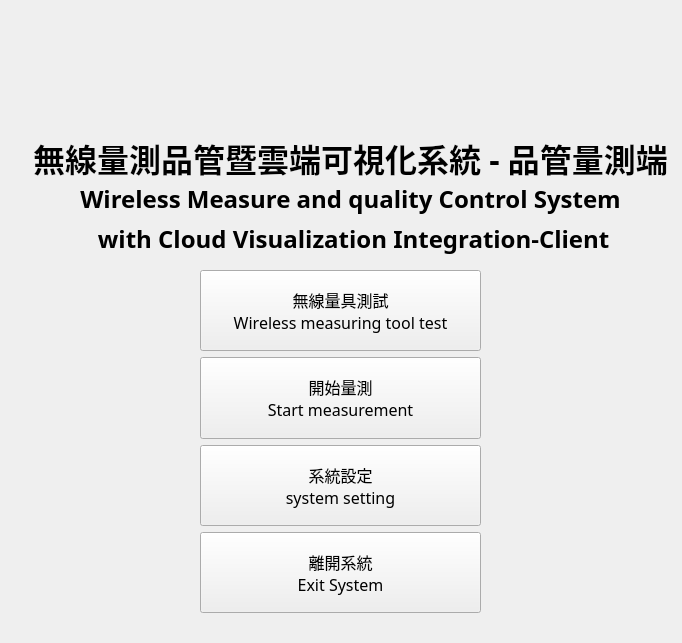
<?xml version="1.0" encoding="UTF-8"?>
<ui version="4.0">
 <class>Form</class>
 <widget class="QWidget" name="Form">
  <property name="geometry">
   <rect>
    <x>0</x>
    <y>0</y>
    <width>682</width>
    <height>643</height>
   </rect>
  </property>
  <property name="windowTitle">
   <string>Form</string>
  </property>
  <widget class="QLabel" name="label">
   <property name="geometry">
    <rect>
     <x>60</x>
     <y>30</y>
     <width>571</width>
     <height>101</height>
    </rect>
   </property>
   <property name="text">
    <string/>
   </property>
   <property name="pixmap">
    <pixmap>:/newPrefix/D:/GitHub/pythonProject/mp_logo.png</pixmap>
   </property>
   <property name="scaledContents">
    <bool>true</bool>
   </property>
  </widget>
  <widget class="QWidget" name="layoutWidget">
   <property name="geometry">
    <rect>
     <x>30</x>
     <y>140</y>
     <width>641</width>
     <height>116</height>
    </rect>
   </property>
   <layout class="QVBoxLayout" name="verticalLayout">
    <item>
     <widget class="QLabel" name="label_2">
      <property name="font">
       <font>
        <family>微軟正黑體</family>
        <pointsize>24</pointsize>
        <weight>75</weight>
        <bold>true</bold>
       </font>
      </property>
      <property name="text">
       <string>無線量測品管暨雲端可視化系統 - 品管量測端</string>
      </property>
      <property name="scaledContents">
       <bool>true</bool>
      </property>
      <property name="alignment">
       <set>Qt::AlignCenter</set>
      </property>
     </widget>
    </item>
    <item>
     <widget class="QLabel" name="label_3">
      <property name="font">
       <font>
        <family>微軟正黑體</family>
        <pointsize>18</pointsize>
        <weight>75</weight>
        <bold>true</bold>
       </font>
      </property>
      <property name="text">
       <string>Wireless Measure and quality Control System</string>
      </property>
      <property name="scaledContents">
       <bool>true</bool>
      </property>
      <property name="alignment">
       <set>Qt::AlignCenter</set>
      </property>
     </widget>
    </item>
    <item>
     <widget class="QLabel" name="label_4">
      <property name="font">
       <font>
        <family>微軟正黑體</family>
        <pointsize>18</pointsize>
        <weight>75</weight>
        <bold>true</bold>
       </font>
      </property>
      <property name="text">
       <string> with Cloud Visualization Integration-Client</string>
      </property>
      <property name="scaledContents">
       <bool>true</bool>
      </property>
      <property name="alignment">
       <set>Qt::AlignCenter</set>
      </property>
     </widget>
    </item>
   </layout>
  </widget>
  <widget class="QWidget" name="layoutWidget_2">
   <property name="geometry">
    <rect>
     <x>200</x>
     <y>270</y>
     <width>281</width>
     <height>343</height>
    </rect>
   </property>
   <layout class="QVBoxLayout" name="verticalLayout_2">
    <item>
     <widget class="QPushButton" name="tool_test">
      <property name="sizePolicy">
       <sizepolicy hsizetype="Preferred" vsizetype="Preferred">
        <horstretch>0</horstretch>
        <verstretch>0</verstretch>
       </sizepolicy>
      </property>
      <property name="font">
       <font>
        <family>微軟正黑體</family>
        <pointsize>12</pointsize>
       </font>
      </property>
      <property name="text">
       <string>無線量具測試
Wireless measuring tool test</string>
      </property>
     </widget>
    </item>
    <item>
     <widget class="QPushButton" name="start_measure">
      <property name="sizePolicy">
       <sizepolicy hsizetype="Preferred" vsizetype="Preferred">
        <horstretch>0</horstretch>
        <verstretch>0</verstretch>
       </sizepolicy>
      </property>
      <property name="font">
       <font>
        <family>微軟正黑體</family>
        <pointsize>12</pointsize>
       </font>
      </property>
      <property name="text">
       <string>開始量測
Start measurement</string>
      </property>
     </widget>
    </item>
    <item>
     <widget class="QPushButton" name="syste_setting">
      <property name="sizePolicy">
       <sizepolicy hsizetype="Preferred" vsizetype="Preferred">
        <horstretch>0</horstretch>
        <verstretch>0</verstretch>
       </sizepolicy>
      </property>
      <property name="font">
       <font>
        <family>微軟正黑體</family>
        <pointsize>12</pointsize>
       </font>
      </property>
      <property name="text">
       <string>系統設定
system setting</string>
      </property>
     </widget>
    </item>
    <item>
     <widget class="QPushButton" name="excit">
      <property name="sizePolicy">
       <sizepolicy hsizetype="Preferred" vsizetype="Preferred">
        <horstretch>0</horstretch>
        <verstretch>0</verstretch>
       </sizepolicy>
      </property>
      <property name="font">
       <font>
        <family>微軟正黑體</family>
        <pointsize>12</pointsize>
       </font>
      </property>
      <property name="text">
       <string>離開系統
Exit System</string>
      </property>
     </widget>
    </item>
   </layout>
  </widget>
 </widget>
 <resources/>
 <connections/>
</ui>
